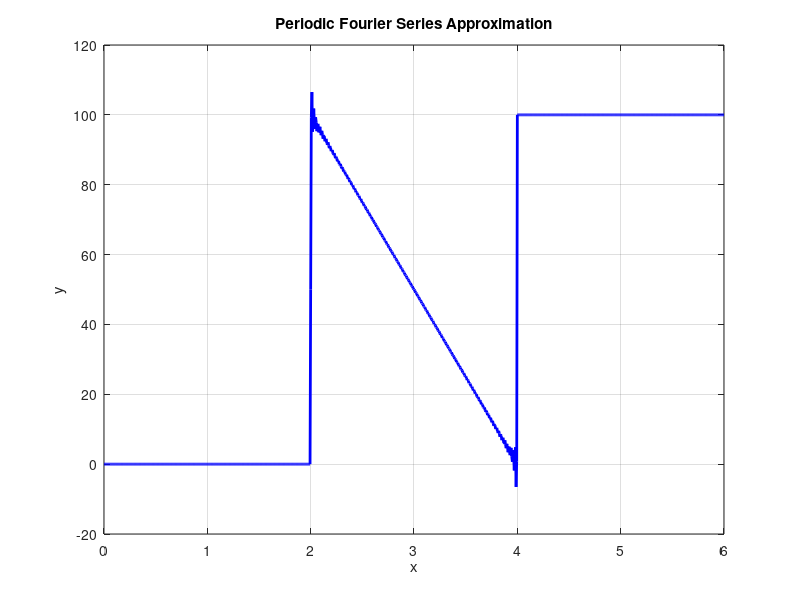
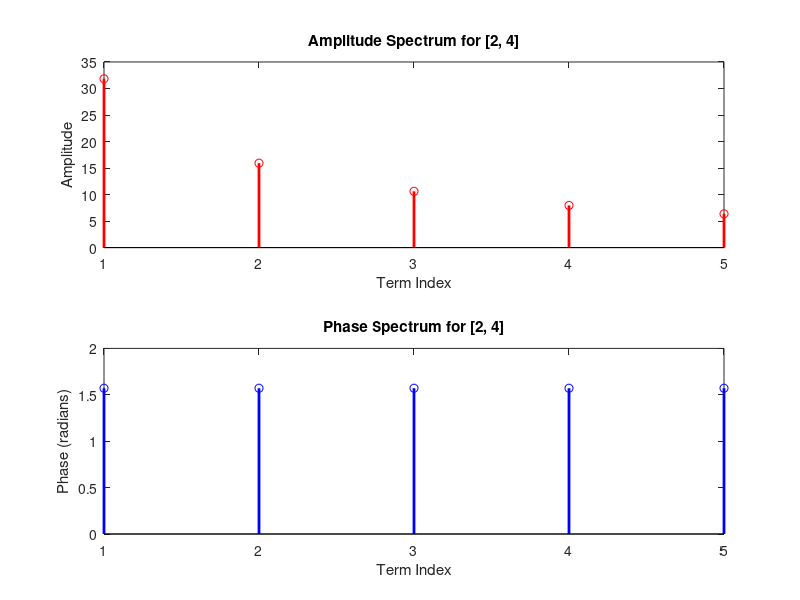
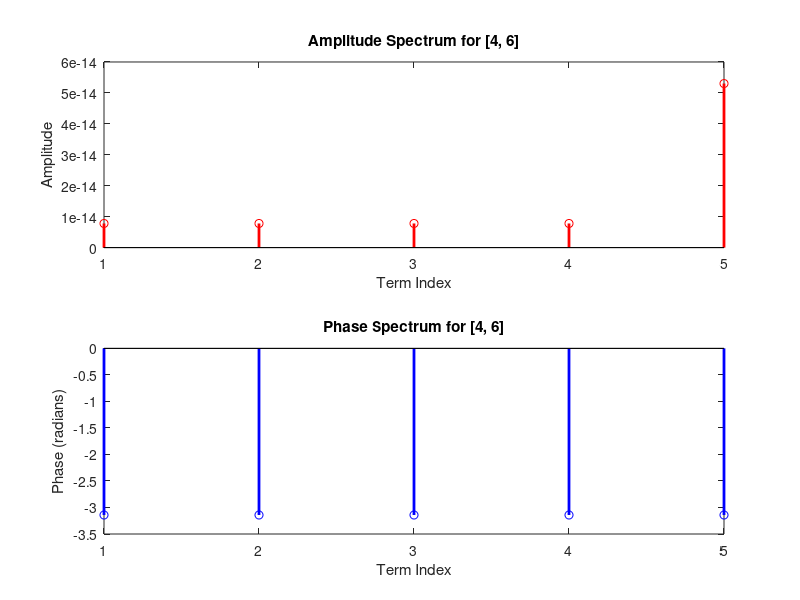

The MATLAB script that drew these images, in order:
close all; 
clear all;

% Given coefficients
a0 = 100;
an = @(n) -50 * ((cos(4*pi*n) + 2*pi*n*sin(2*pi*n) - cos(2*pi*n)) / (pi^2 * n^2));
bn = @(n) -50 * ((sin(4*pi*n) - 2*pi*n*cos(2*pi*n) - sin(2*pi*n)) / (pi^2 * n^2));
a1 = 200;
an1 = @(n) 100*(sin(6*pi*n)-sin(4*pi*n))/(n*pi);
bn1 = @(n) -100*(cos(6*pi*n)-cos(4*pi*n))/(n*pi);

% Define the period of the function
L = 2;

% Define the Fourier series for interval 2 to 4
N = 100;  % Number of terms in the series
fourier_series_2_to_4 = @(x) a0/2 + sum(arrayfun(@(n) an(n) * cos(2*pi*n*(mod(x, L))/L) + bn(n) * sin(2*pi*n*(mod(x, L))/L), 1:N));
fourier_series_4_to_6 = @(x) a1/2 + sum(arrayfun(@(n) an1(n) * cos(2*pi*n*(mod(x, L))/L) + bn1(n) * sin(2*pi*n*(mod(x, L))/L), 1:N));

% Generate x values over multiple periods
x_values = linspace(0, 6, 1000);  % Adjust the range based on the number of periods you want to display

% Evaluate the piecewise function periodically
y_piecewise = arrayfun(@(x) 0*(x<2) + fourier_series_2_to_4(x)*(x>=2 && x<4) + fourier_series_4_to_6(x)*(x>=4 && x<=6), x_values);

% Plot the results
figure;
plot(x_values, y_piecewise, 'b-', 'LineWidth', 2);
xlabel('x');
ylabel('y');
title('Periodic Fourier Series Approximation');
grid on;
% Given coefficients and functions
% ... (same as in your original code)

% Define the fundamental frequency
f0 = 1 / L;

% Function to compute amplitude and phase for a given term
compute_amplitude_phase = @(an, bn) [sqrt(an.^2 + bn.^2), atan2(bn, an)];

% Compute amplitude and phase for the first five non-zero terms for [2, 4]
amp_phase_2_to_4 = zeros(5, 2);
for n = 1:5
    amp_phase_2_to_4(n, :) = compute_amplitude_phase(an(n), bn(n));
end

% Compute amplitude and phase for the first five non-zero terms for [4, 6]
amp_phase_4_to_6 = zeros(5, 2);
for n = 1:5
    amp_phase_4_to_6(n, :) = compute_amplitude_phase(an1(n), bn1(n));
end

% Plot line spectra for the first five non-zero terms
figure;
subplot(2, 1, 1);
stem(1:5, amp_phase_2_to_4(:, 1), 'r', 'LineWidth', 2);
xlabel('Term Index');
ylabel('Amplitude');
title('Amplitude Spectrum for [2, 4]');

subplot(2, 1, 2);
stem(1:5, amp_phase_2_to_4(:, 2), 'b', 'LineWidth', 2);
xlabel('Term Index');
ylabel('Phase (radians)');
title('Phase Spectrum for [2, 4]');

figure;
subplot(2, 1, 1);
stem(1:5, amp_phase_4_to_6(:, 1), 'r', 'LineWidth', 2);
xlabel('Term Index');
ylabel('Amplitude');
title('Amplitude Spectrum for [4, 6]');

subplot(2, 1, 2);
stem(1:5, amp_phase_4_to_6(:, 2), 'b', 'LineWidth', 2);
xlabel('Term Index');
ylabel('Phase (radians)');
title('Phase Spectrum for [4, 6]');
